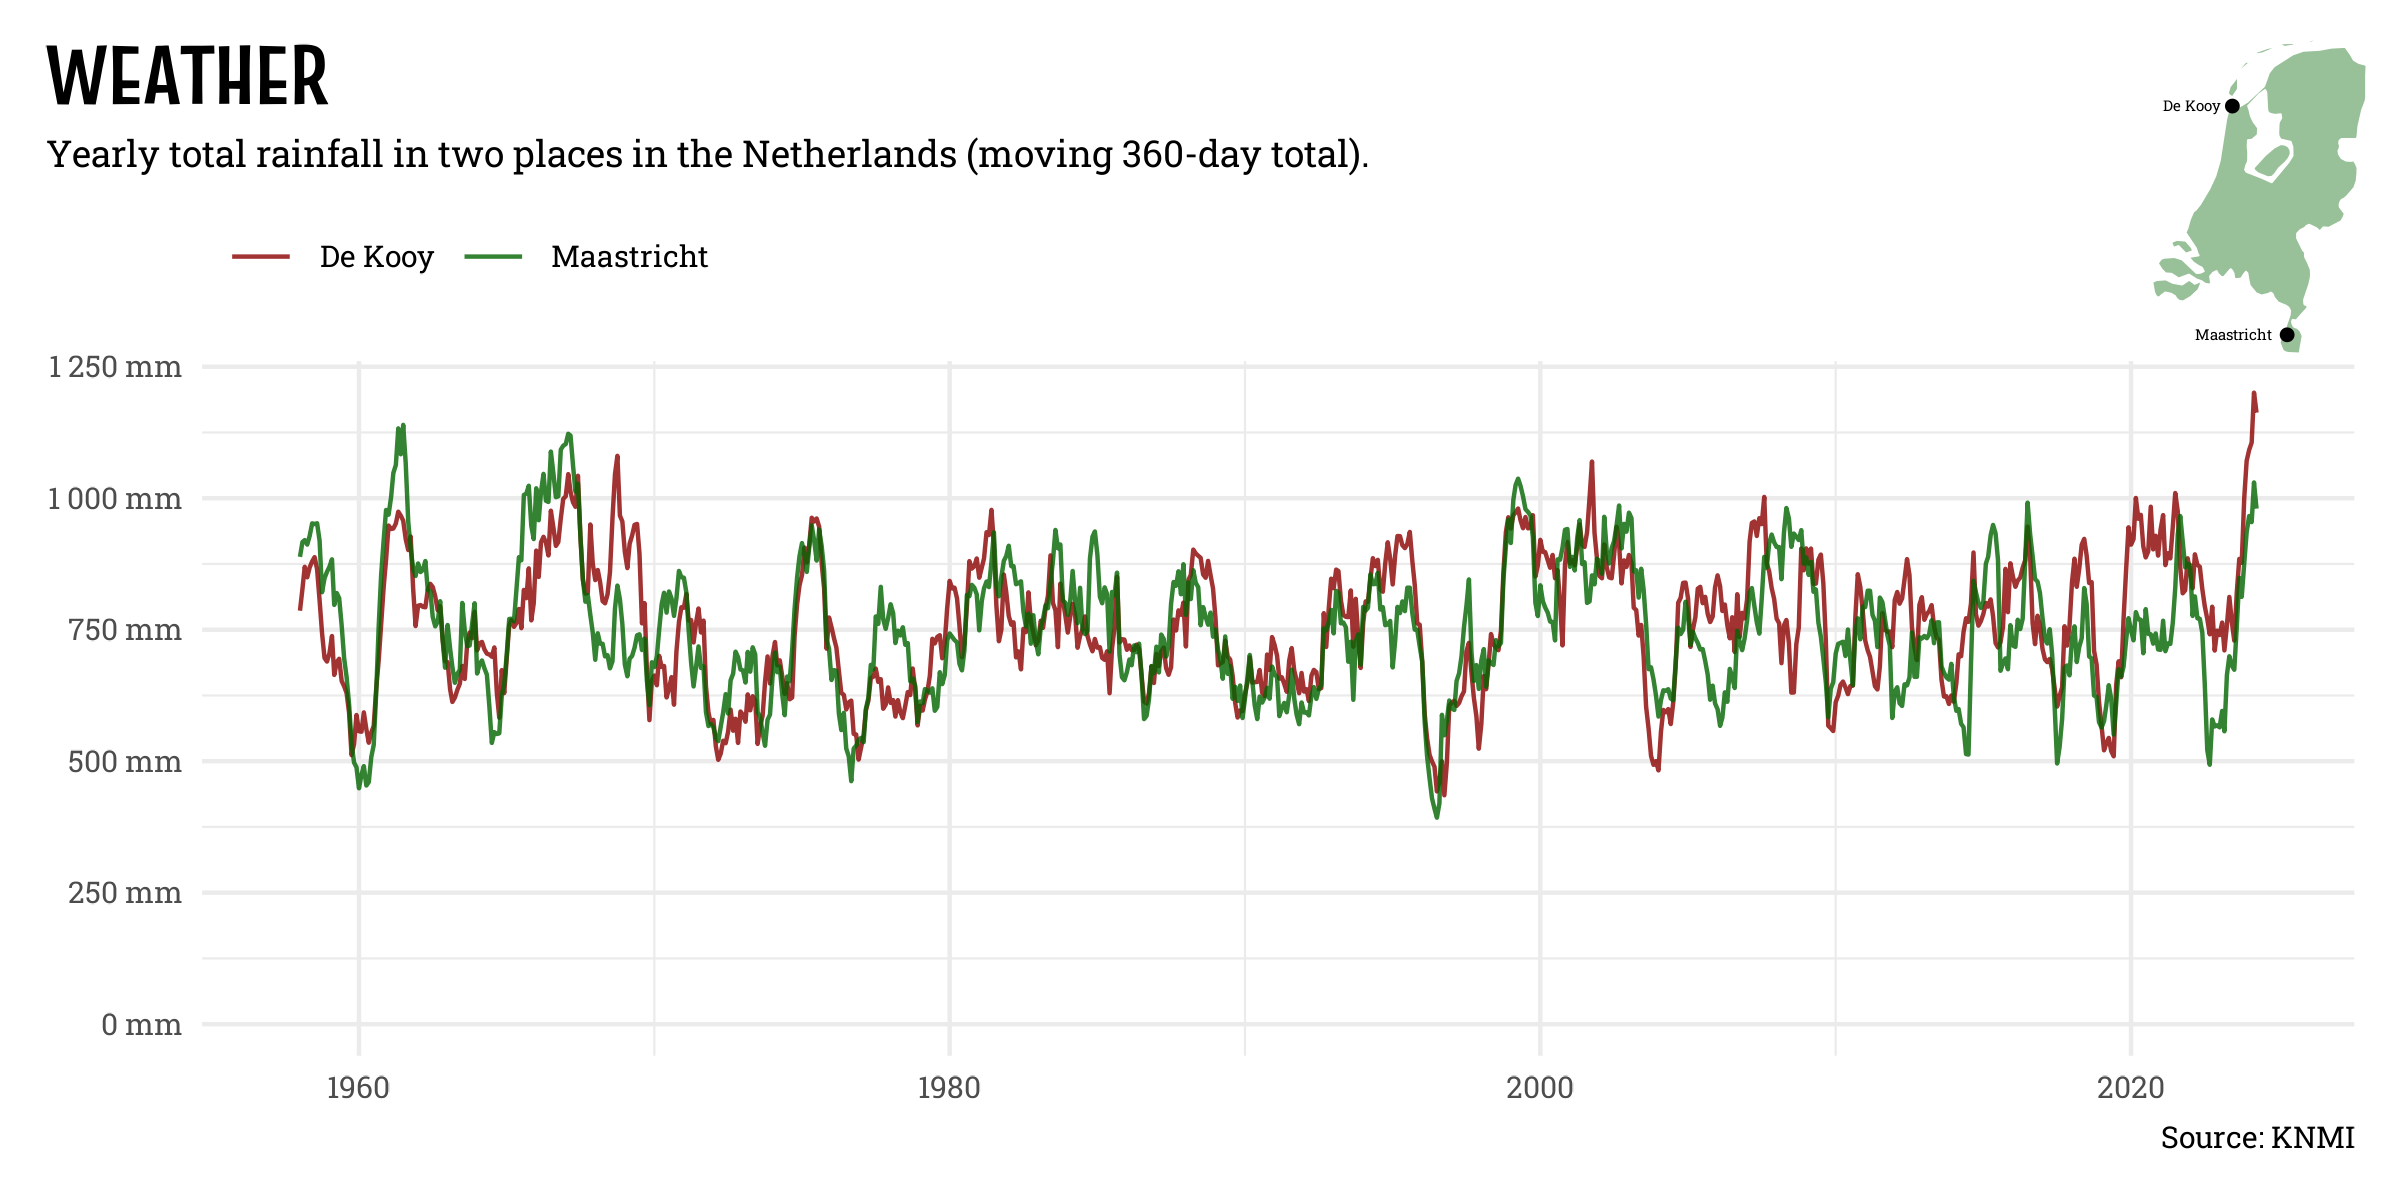

The R source for this figure:
library(tidyverse)
library(janitor)
library(showtext) 

font_add_google("Truculenta", "truculenta")
font_add_google("Roboto Slab", "robotoslab")
showtext_auto()

nl_map <- map_data(map = "world", region = c("Netherlands"))

stations <- tibble(
  station = c("De Kooy", "Maastricht"),
  long = c(4.7869, 5.7713),
  lat = c(52.9223, 50.9136)
)

map <- ggplot()+
  geom_polygon(data = nl_map,
               aes(x=long, y=lat, subgroup=group), 
               fill = "darkgreen",
               colour = "white",
               size=0.2,
               alpha=0.4) +
  geom_point(data = stations,
             aes(x=long, y=lat),
             size = 1) +
  geom_text(data = stations,
            aes(x=long, y=lat, label = station),
            family = "robotoslab",
            hjust = 1.2) +
  theme_void()


# Download and read file
download.file(
  "https://cdn.knmi.nl/knmi/map/page/klimatologie/gegevens/daggegevens/etmgeg_235.zip",
  "./2024/data/etmgeg_235.zip"
)

download.file(
  "https://cdn.knmi.nl/knmi/map/page/klimatologie/gegevens/daggegevens/etmgeg_380.zip",
  "./2024/data/etmgeg_380.zip"
)



kooy <-
  read_delim("./2024/data/etmgeg_235.zip", delim = ",", skip = 50) |>
  clean_names() |> 
  mutate(station = "De Kooy") 

maas <-
  read_delim("./2024/data/etmgeg_380.zip", delim = ",", skip = 50) |>
  clean_names()|> 
  mutate(station = "Maastricht")

fs::file_delete("./2024/data/etmgeg_235.zip")
fs::file_delete("./2024/data/etmgeg_380.zip")

plot_data <- bind_rows(
  kooy,
  maas
) |> 
  mutate(date = ymd(yyyymmdd),
         rh = if_else(rh == "   -1", "    0" , rh),
         rain = parse_number(rh) / 10) |> 
  select(station, date, rain) |> 
  group_by(station) |> 
  mutate(yr_tot = slider::slide_dbl(rain, .f = sum, .before = 359, .complete = TRUE)) |> 
  ungroup() |> 
  drop_na() 

p <- plot_data |> 
  filter(day(date) == 1) |> 
  ggplot(aes(x = date, y = yr_tot, colour = station)) +
  geom_line(alpha = 0.8) +
  scale_y_continuous(limits = c(0,NA), label = scales::number_format(suffix = " mm")) +
  scale_colour_manual(values = c("darkred", "darkgreen"))+
  labs(x = NULL,
       y = NULL,
       title = "WEATHER",
       subtitle = "Yearly total rainfall in two places in the Netherlands (moving 360-day total).",
       caption = "Source: KNMI",
       colour = NULL) +
  theme_minimal() +
  theme(
    text = element_text(family = "robotoslab",
                        size = 28),
    plot.title.position = "plot",
    plot.title = element_text(family = "truculenta",
                              face = "bold",
                              size = 62),
    legend.position = "top",
    legend.justification = "left"
  )

p + patchwork::inset_element(map, 0.9, 0.7, 1, 1, align_to = "full")
 
ggsave(
  "./2024/R/16_weather.png",
  bg = "white",
  width = 8,
  height = 4,
)

system("open ./2024/R/16_weather.png") 
